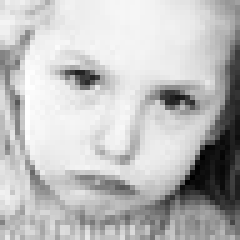
#> input picture FER-2013/train/angry/Training_21002745.jpg, 48 x 48 px (shown 5 times larger); its folder holds only this picture in this run
$ python data_augmentation.py
#> lines starting #> are read from the running program, lines starting #| are printed output that depends on the picture
import os, glob, random, shutil, uuid
from pathlib import Path
import numpy as np
import cv2

# Face augmentations
def augment_face(img):
    h, w = img.shape[:2]
    out = img.copy()

    # lille rotation
    angle = np.random.uniform(-15, 15)
    M = cv2.getRotationMatrix2D((w/2, h/2), angle, 1.0)
    out = cv2.warpAffine(out, M, (w, h), flags=cv2.INTER_LINEAR, borderMode=cv2.BORDER_REFLECT_101)

    # kun horisontal flip (p=0.5)
    if np.random.rand() < 0.5:
        out = cv2.flip(out, 1)

    # let zoom/crop eller pad
    zoom = np.random.uniform(0.95, 1.08)
    nw, nh = int(w*zoom), int(h*zoom)
    out2 = cv2.resize(out, (nw, nh), interpolation=cv2.INTER_LINEAR)
    if zoom >= 1.0:
        x0 = (nw - w)//2; y0 = (nh - h)//2
        out = out2[y0:y0+h, x0:x0+w]
    else:
        x0 = (w - nw)//2; y0 = (h - nh)//2
        out = cv2.copyMakeBorder(out2, y0, h-nh-y0, x0, w-nw-x0, borderType=cv2.BORDER_REFLECT_101)

    # svag brightness/contrast jitter
    alpha = np.random.uniform(0.9, 1.1)
    beta  = np.random.uniform(-8, 8)
    out = cv2.convertScaleAbs(out, alpha=alpha, beta=beta)

    # meget svag gaussian noise
    if np.random.rand() < 0.3:
        noise = np.random.normal(0, 3, out.shape).astype(np.float32)
        out = np.clip(out.astype(np.float32) + noise, 0, 255).astype(np.uint8)

    return out

def balance_train_folder(src_dir, dst_dir, target=5000, exts=(".png",".jpg",".jpeg",".bmp")):
#> called with src_dir = 'FER-2013/train', dst_dir = 'FER-2013/train_balanced', target = 5000, exts = ('.png', '.jpg', '.jpeg', '.bmp')
    src = Path(src_dir); dst = Path(dst_dir)

    if not src.is_dir():
        raise FileNotFoundError(f"Kildemappe findes ikke: {src}\nArbejdsmappe: {os.getcwd()}")

    classes = [p.name for p in src.iterdir() if p.is_dir()]
    if not classes:
        raise ValueError(f"Ingen klassemapper i {src} (forventet fx angry/happy/...)")

    # Saml filer
    paths = {}
    for c in classes:
        files = []
        for e in exts:
            files += glob.glob(str(src / c / f"*{e}"))
        paths[c] = sorted(files)

    counts = {c: len(v) for c, v in paths.items()}
    if sum(counts.values()) == 0:
        raise ValueError(f"Ingen billeder fundet i {src}. Tjek filendelser: {exts}")

    print("Start counts:", counts)
    print("Target per class:", target)

    dst.mkdir(parents=True, exist_ok=True)

    for c in classes:
        cls_dst = dst / c
        cls_dst.mkdir(parents=True, exist_ok=True)
        files = paths[c]
        n = len(files)

        if n == 0:
            print(f"Advarsel: ingen billeder i '{c}', springer.")
            continue

        # UNDERSAMPLE hvis > target
        if n > target:
            keep = set(random.sample(files, target))
            for p in keep:
                shutil.copy2(p, cls_dst / Path(p).name)
            print(f"{c}: undersampled {n} → {target}")

        # ellers kopier alle og OVERSAMPLE til target
        else:
            for p in files:
                shutil.copy2(p, cls_dst / Path(p).name)
            added = 0
            while n + added < target:
                src_path = random.choice(files)
                img = cv2.imread(src_path, cv2.IMREAD_UNCHANGED)
#> img is the input picture: shape (48, 48); min 0, max 255, mean 189.5
                if img is None:
                    # kan ske hvis sti har specialtegn — spring over
                    continue
                aug = augment_face(img)
#> in augment_face, `out = cv2.warpAffine(out, M, (w, h), flags=cv2.INTER_LINEAR, borderMod..`:
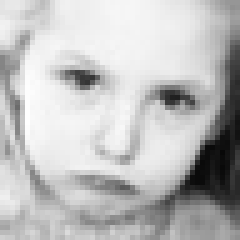
#> out: shape (48, 48) (shown 5 times larger); min 8, max 255, mean 189.6
#> in augment_face, `out2 = cv2.resize(out, (nw, nh), interpolation=cv2.INTER_LINEAR)`:
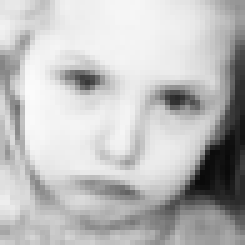
#> out2: shape (49, 49) (shown 5 times larger); min 10, max 251, mean 189.4
#> in augment_face, `out = out2[y0:y0+h, x0:x0+w]`:
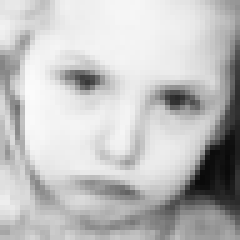
#> out: shape (48, 48) (shown 5 times larger); min 10, max 251, mean 192.1
                out_name = cls_dst / f"{Path(src_path).stem}_aug_{uuid.uuid4().hex[:8]}.jpg"
                if cv2.imwrite(str(out_name), aug):
                    added += 1
            print(f"{c}: oversampled {n} → {target} (+{added})")

    print(f"Færdig. Output: {dst}")

if __name__ == "__main__":
    balance_train_folder("FER-2013/train", "FER-2013/train_balanced", target=5000)
